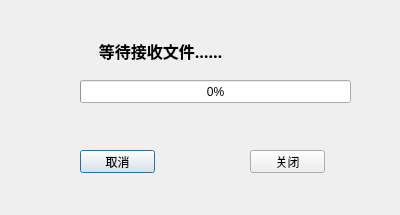
<?xml version="1.0" encoding="UTF-8"?>
<ui version="4.0">
 <class>TcpClient</class>
 <widget class="QDialog" name="TcpClient">
  <property name="geometry">
   <rect>
    <x>0</x>
    <y>0</y>
    <width>400</width>
    <height>215</height>
   </rect>
  </property>
  <property name="windowTitle">
   <string>接收端</string>
  </property>
  <widget class="QLabel" name="tcpClientStatusLabel">
   <property name="geometry">
    <rect>
     <x>80</x>
     <y>40</y>
     <width>161</width>
     <height>21</height>
    </rect>
   </property>
   <property name="font">
    <font>
     <family>Adobe Arabic</family>
     <pointsize>12</pointsize>
     <weight>75</weight>
     <bold>true</bold>
    </font>
   </property>
   <property name="text">
    <string>等待接收文件……</string>
   </property>
   <property name="alignment">
    <set>Qt::AlignCenter</set>
   </property>
  </widget>
  <widget class="QPushButton" name="tcpClientCancleBtn">
   <property name="geometry">
    <rect>
     <x>80</x>
     <y>150</y>
     <width>75</width>
     <height>23</height>
    </rect>
   </property>
   <property name="text">
    <string>取消</string>
   </property>
  </widget>
  <widget class="QPushButton" name="tcpClientCloseBtn">
   <property name="geometry">
    <rect>
     <x>250</x>
     <y>150</y>
     <width>75</width>
     <height>23</height>
    </rect>
   </property>
   <property name="text">
    <string>关闭</string>
   </property>
  </widget>
  <widget class="QProgressBar" name="progressBar">
   <property name="geometry">
    <rect>
     <x>80</x>
     <y>80</y>
     <width>271</width>
     <height>23</height>
    </rect>
   </property>
   <property name="value">
    <number>0</number>
   </property>
  </widget>
 </widget>
 <resources/>
 <connections/>
</ui>
